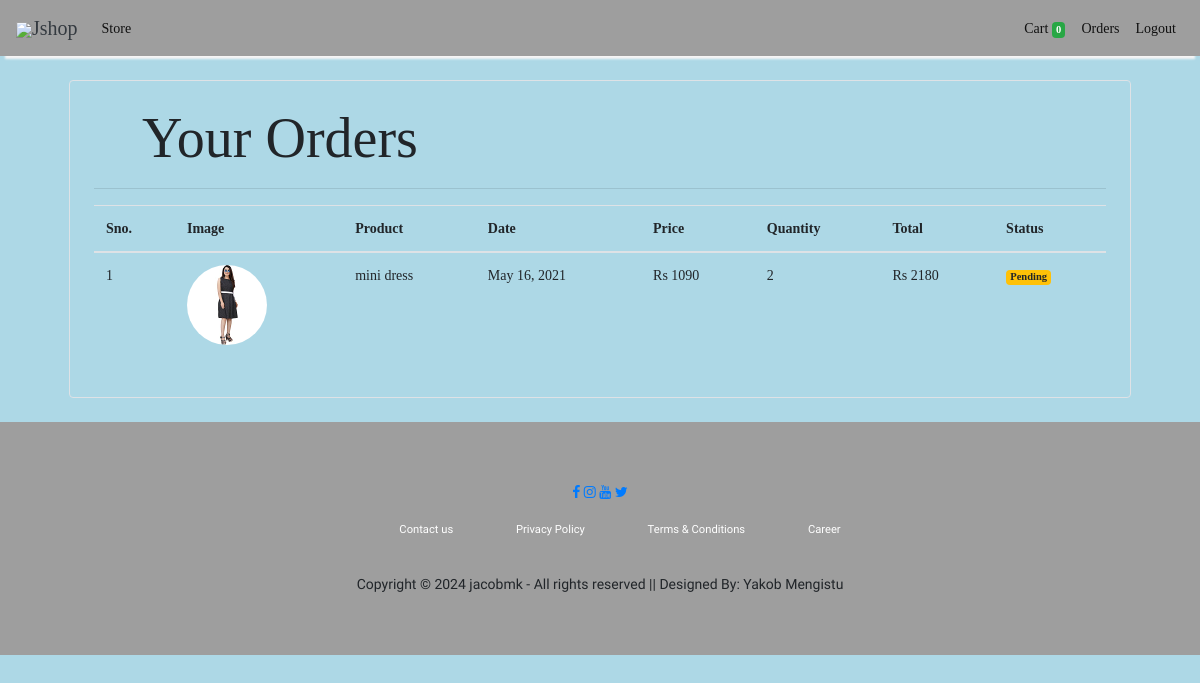
/orders (signed in), run on the app's committed database.
### store/models/orders.py (models this page shows, shortened)
class Order(models.Model):
    product = models.ForeignKey(Products,
                                on_delete=models.CASCADE)
    customer = models.ForeignKey(Customer,
                                 on_delete=models.CASCADE)
    quantity = models.IntegerField(default=1)
    price = models.IntegerField()
    address = models.CharField (max_length=50, default='', blank=True)
    phone = models.CharField (max_length=50, default='', blank=True)
    date = models.DateField (default=datetime.datetime.today)
    status = models.BooleanField (default=False)
    @staticmethod
    def get_orders_by_customer(customer_id):
        return Order.objects.filter(customer=customer_id).order_by('-date')

### store/models/product.py (models this page shows, shortened)
class Products(models.Model):
    name = models.CharField(max_length=60)
    price= models.IntegerField(default=0)
    category= models.ForeignKey(Category,on_delete=models.CASCADE,default=1 )
    description= models.CharField(max_length=250, default='', blank=True, null= True)
    image= models.ImageField(upload_to='uploads/products/')

### store/middlewares/auth.py (the view)
    def middleware(request):
        print(request.session.get('customer'))
        returnUrl = request.META['PATH_INFO']
        print(request.META['PATH_INFO'])
        if not request.session.get('customer'):
           return redirect(f'login?return_url={returnUrl}')
        response = get_response(request)
        return response

### store/templatetags/custom_filter.py (called while the page is built)
@register.filter(name='currency')
def currency(number):
    return "Rs "+str(number)

@register.filter(name='multiply')
def multiply(number , number1):
    return number * number1

### store/views/orders.py (called while the page is built)
    def get(self , request ):
        customer = request.session.get('customer')
        orders = Order.get_orders_by_customer(customer)
        print(orders)
        return render(request , 'orders.html'  , {'orders' : orders})

### store/templates/orders.html
{% extends 'base.html' %}
{% block content %}
{% load cart %}
{% load custom_filter %}
<div class="container">
   <div class="border rounded p-4 m-4">
        <p class="display-4 pl-4 ml-4">Your Orders</p>
        <hr>
        <table class="table">
            <thead>
                <tr>
                    <th>Sno.</th>
                    <th>Image</th>
                    <th>Product</th>
                    <th>Date</th>
                    <th>Price</th>
                    <th>Quantity</th>
                    <th>Total</th>
                    <th>Status</th>
                </tr>
            </thead>
            <tbody>
                {% for order in orders %}
                <tr>
                    <td>{{forloop.counter}}</td>
                    <td><img style="height: 80px;" class="rounded-circle" src="{{order.product.image.url}}" alt=""></td>
                    <td>{{order.product.name}}</td>
                    <td>{{order.date}}</td>
                    <td>{{order.price|currency}}</td>
                    <td>{{order.quantity}}</td>
                    <td>{{order.quantity|multiply:order.price|currency}}</td>
                    {% if order.status %}
                    <td><small class="badge badge-success">Completed</small></td>
                    {%else%}
                    <td><small class="badge badge-warning">Pending</small></td>
                    {% endif %}
                </tr>
                {% endfor %}
            </tbody>
        </table>
   </div>
</div>
{% endblock %}

### data on the page
Order: product.image (picture), product.name "mini dress", date "May 16, 2021", price "Rs 1090", quantity "2", quantity|multiply "Rs 2180", status "Pending"

### other printed values
{{ request.session.cart.keys|length }} "0"
